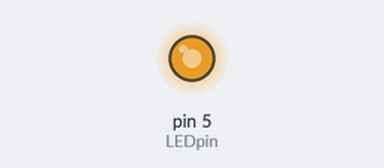
The sketch below on a simulated Arduino Uno, built with avr-gcc and run on an emulated ATmega328P. Shown: output pins drawn as LEDs (lit = HIGH).

Above: at 0.1 s.
Timing chart, 0 to 1.6 s (numbered marks = the images above):
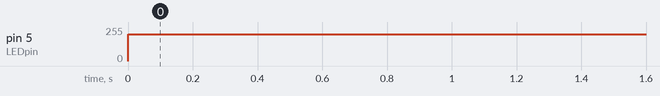

The sketch:

test_WriteLEDHigh.ino
```cpp
int LEDpin = 5;
int LEDbrightness = 130;

void setup() {

}

void loop() {
  LEDbrightness = 200;
  analogWrite(LEDpin, LEDbrightness);
  delay(3000);
}
```

Measured:
- by itself, pin 5 (LEDpin): 0/255 → 200/255 at 0.00 s
